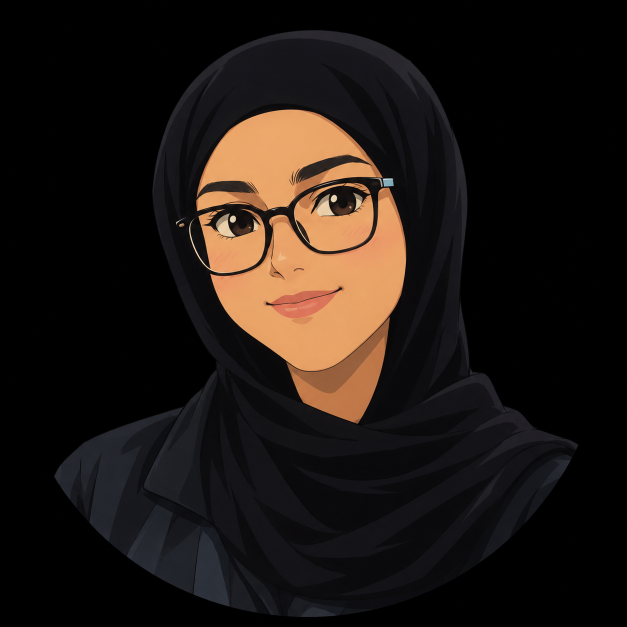
#> input picture assets/source/portrait.png, 1254 x 1254 px (shown at 1/2 size)
$ python dotify.py ../assets/source/portrait.png
#> lines starting #> are read from the running program, lines starting #| are printed output that depends on the picture
#!/usr/bin/env python3
"""
dotify.py - turn a photo into dot-matrix / binary-grid art as an SVG.

Usage
-----
    python scripts/dotify.py me.jpg -o assets/portrait
    python scripts/dotify.py me.jpg -o assets/portrait --mode binary --cols 64
    python scripts/dotify.py me.jpg -o assets/portrait --circle --animate --color

Writes <out>-dark.svg and <out>-light.svg so the README can swap them with
<picture> + prefers-color-scheme. Also writes <out>.txt for the text modes.

Modes
-----
  dots    halftone: one circle per cell, radius scales with brightness
  binary  a grid of 0/1 glyphs, opacity scales with brightness
  ascii   plain ASCII ramp -> .txt (paste inside a ``` code block)
  braille unicode braille blocks -> .txt (4x denser than ascii)
"""

from __future__ import annotations

import argparse
import math
import sys
from pathlib import Path

try:
    from PIL import Image, ImageChops, ImageEnhance, ImageFilter, ImageOps
except ImportError:  # pragma: no cover
    sys.exit("Pillow is required:  python -m pip install Pillow")


# --------------------------------------------------------------------------- #
# themes
# --------------------------------------------------------------------------- #

THEMES = {
    # name: (foreground, dim-foreground, background-or-None)
    "dark": ("#d98eff", "#8c52ff", None),
    "light": ("#4a3d7a", "#a99be0", None),
}

ASCII_RAMP = "@%#*+=-:. "  # dark -> light
BRAILLE_BASE = 0x2800
# bit order for a 2x4 braille cell: (col, row) -> dot bit
BRAILLE_BITS = [[0x01, 0x08], [0x02, 0x10], [0x04, 0x20], [0x40, 0x80]]


# --------------------------------------------------------------------------- #
# image prep
# --------------------------------------------------------------------------- #


# [11 lines left out: function square_crop, not called in this run]


def load_grid(path: Path, cols: int, contrast: float, gamma: float,
              cell_aspect: float, square: bool = False,
              focus: tuple[float, float] = (0.5, 0.5),
              equalize: bool = False, detail: float = 0.0):
    """Return (width, height, lum[y][x] in 0..1, rgb[y][x]).

    If the source has an alpha channel it is treated as a subject cutout: the
    image is flattened onto black, and the mask is carried through so nothing
    is ever drawn outside the subject and so `equalize` only measures the
    subject's own histogram rather than a huge empty background.
    """
#> called with cols = 88, contrast = 1.25, gamma = 1, cell_aspect = 1, square = False, focus = (0.5, 0.5), equalize = False, detail = 0
    img = ImageOps.exif_transpose(Image.open(path))
#> img is the input picture: PIL image 1254x1254 RGB; mean R, G, B 30.3, 22.9, 18.7

    mask = None
    if img.mode in ("RGBA", "LA", "P"):
        img = img.convert("RGBA")
        if img.split()[3].getextrema()[0] < 250:  # a real cutout, not a stray channel
            mask = img.split()[3]
        flat = Image.new("RGBA", img.size, (0, 0, 0, 255))
        flat.alpha_composite(img)
        img = flat
    img = img.convert("RGB")

    if square:
        img = square_crop(img, *focus)
        if mask is not None:
            mask = square_crop(mask, *focus)

    gray = img.convert("L")
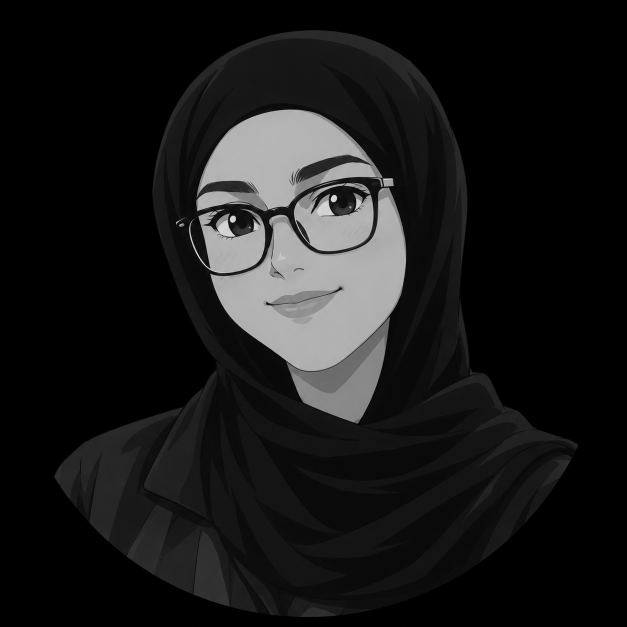
#> gray: PIL image 1254x1254 L (shown at 1/2 size); min 0, max 243, mean 24.6

    # A lit face against near-black hair spans a far wider range than the ~10
    # tones a dot ramp can show. Equalising against the subject's own histogram
    # buys back the shadow detail; the unsharp pass puts local facial structure
    # back on top of the flattened result.
    if equalize:
        binmask = mask.point(lambda v: 255 if v > 127 else 0) if mask else None
        gray = ImageOps.equalize(gray, mask=binmask)
    if detail > 0:
        radius = max(2, round(min(img.size) / 52))
        gray = gray.filter(ImageFilter.UnsharpMask(
            radius=radius, percent=round(detail * 100), threshold=0))
    if contrast != 1.0:
        gray = ImageEnhance.Contrast(gray).enhance(contrast)
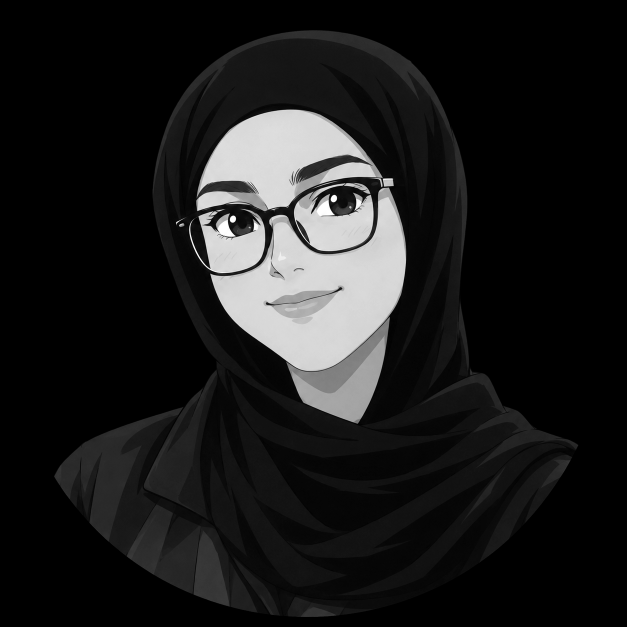
#> gray: PIL image 1254x1254 L (shown at 1/2 size); min 0, max 255, mean 27.6
        img = ImageEnhance.Contrast(img).enhance(contrast)
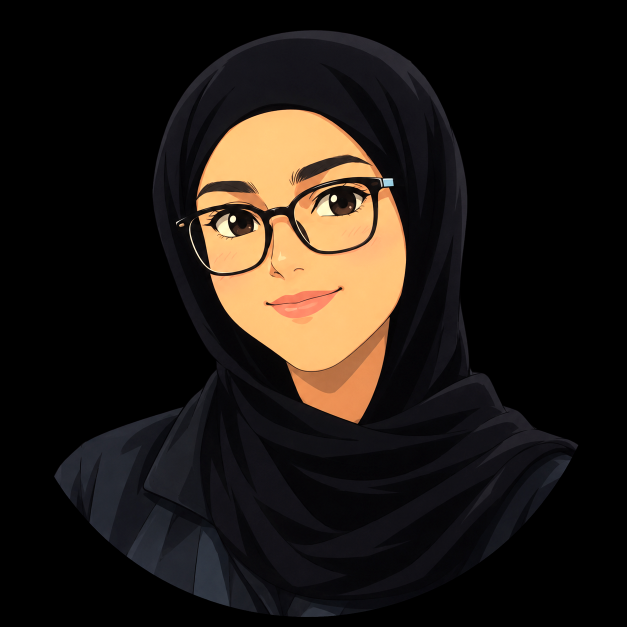
#> img: PIL image 1254x1254 RGB (shown at 1/2 size); mean R, G, B 32.2, 25.4, 20.2

    w, h = img.size
#> w = 1254; h = 1254
    # cell_aspect is cell width / cell height: 1.0 for square dot cells,
    # ~0.5 for monospace glyphs (which are about twice as tall as they are wide)
    rows = max(1, round(cols * (h / w) * cell_aspect))
#> rows = 88
    small_g = gray.resize((cols, rows), Image.Resampling.LANCZOS)
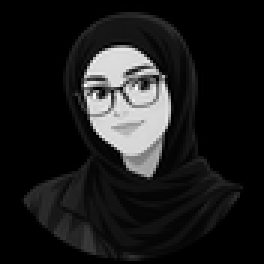
#> small_g: PIL image 88x88 L (shown 3 times larger); min 0, max 255, mean 27.7
    if mask is not None:
        small_m = mask.resize((cols, rows), Image.Resampling.LANCZOS)
        small_g = ImageChops.multiply(small_g, small_m)
    else:
        small_m = None
    small_c = img.resize((cols, rows), Image.Resampling.LANCZOS)
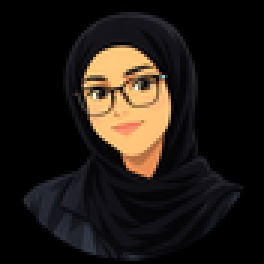
#> small_c: PIL image 88x88 RGB (shown 3 times larger); mean R, G, B 32.1, 25.5, 20.2

    gp, cp = small_g.load(), small_c.load()
    mp = small_m.load() if small_m is not None else None
    rgb, lum, msk = [], [], []
    for y in range(rows):
        rgb_row, lum_row, msk_row = [], [], []
        for x in range(cols):
            rgb_row.append(cp[x, y])
            v = gp[x, y] / 255.0
            lum_row.append(min(1.0, max(0.0, v ** gamma)))
            msk_row.append(mp[x, y] / 255.0 if mp is not None else 1.0)
        rgb.append(rgb_row)
        lum.append(lum_row)
        msk.append(msk_row)
#> after the loop, lum = 88 items; msk = 88 items; rgb = 88 items
    return cols, rows, lum, rgb, msk


# [10 lines left out: function circle_falloff, not called in this run]


# --------------------------------------------------------------------------- #
# svg builders
# --------------------------------------------------------------------------- #

def svg_header(w, h, rows, opts):
    css = []

    if opts.animate:
        # slow shimmer sweeping across the columns, staggered by lane
        css.append("@keyframes dp{0%,100%{opacity:.45}50%{opacity:1}}")
        css.append(f".d{{animation:dp {opts.duration}s ease-in-out infinite}}")
        css += [f".l{i}{{animation-delay:{i / opts.lanes * opts.duration:.2f}s}}"
                for i in range(opts.lanes)]

    if opts.reveal:
        # Row-by-row load-in. The animation goes on a <g> wrapping each row
        # rather than on the dots themselves: group opacity MULTIPLIES with the
        # children's own opacity, so binary mode keeps its per-glyph tone
        # instead of having it overwritten, and it is one class per row rather
        # than one per dot.
        step = opts.reveal_time / max(rows - 1, 1)
        css.append("@keyframes rv{from{opacity:0}to{opacity:1}}")
        css.append(f".rw{{animation:rv {opts.reveal_fade}s ease-out both}}")
        css += [
            f".r{y}{{animation-delay:{(rows - 1 - y if opts.reveal_dir == 'up' else y) * step:.3f}s}}"
            for y in range(rows)
        ]

    style = f"<style>{''.join(css)}</style>" if css else ""
    bgrect = f'<rect width="100%" height="100%" fill="{opts.bg}"/>' if opts.bg else ""
    pad = opts.pad
    return (
        f'<svg xmlns="http://www.w3.org/2000/svg" '
        f'viewBox="0 0 {w + 2 * pad} {h + 2 * pad}" '
        f'width="{w + 2 * pad}" height="{h + 2 * pad}" role="img" '
        f'aria-label="dot-matrix portrait">{style}{bgrect}'
        f'<g transform="translate({pad},{pad})">'
    )


def build_dots(cols, rows, lum, rgb, msk, theme, opts):
    fg, dim, _ = THEMES[theme]
    cell = opts.cell
    max_r = cell * 0.5 * opts.dot_scale
    lanes = opts.lanes
    # On a light background the same luminance-sized dots read as a photographic
    # negative (highlights become the densest dots). Inverting only the light
    # theme turns it into an ink-on-paper stipple: shadows/hair draw as dots,
    # highlights fall away to white. The mask keeps the background empty.
    eff_invert = opts.invert ^ (theme == "light")
    out = []
    for y in range(rows):
        row = []
        for x in range(cols):
            v = lum[y][x]
            if eff_invert:
                if msk[y][x] < 0.5:
                    continue
                v = 1 - v
            if opts.circle:
                v *= circle_falloff(x, y, cols, rows)
            if v < opts.floor:
                continue
            r = max_r * (v ** 0.85)
            if r < 0.18:
                continue
            cx = x * cell + cell / 2
            cy = y * cell + cell / 2
            if opts.color:
                cr, cg, cb = rgb[y][x]
                fill = f"#{cr:02x}{cg:02x}{cb:02x}"
            else:
                fill = fg if v > 0.42 else dim
            cls = f' class="d l{x % lanes}"' if opts.animate else ""
            row.append(
                f'<circle cx="{cx:.1f}" cy="{cy:.1f}" r="{r:.2f}" fill="{fill}"{cls}/>'
            )
        if not row:
            continue
        if opts.reveal:
            out.append(f'<g class="rw r{y}">{"".join(row)}</g>')
        else:
            out += row
    return "".join(out), cols * cell, rows * cell


# [80 lines left out: functions build_binary, build_ascii, build_braille, not called in this run]


# --------------------------------------------------------------------------- #
# main
# --------------------------------------------------------------------------- #


def main(argv=None):
    p = argparse.ArgumentParser(description=__doc__,
                                formatter_class=argparse.RawDescriptionHelpFormatter)
    p.add_argument("image", type=Path, help="source photo (jpg/png/webp)")
    p.add_argument("-o", "--out", type=Path, default=Path("assets/portrait"),
                   help="output path WITHOUT extension (default: assets/portrait)")
    p.add_argument("--mode", choices=("dots", "binary", "ascii", "braille"),
                   default="dots")
    p.add_argument("--cols", type=int, default=88, help="dots across (default 88)")
    p.add_argument("--cell", type=float, default=10.0, help="SVG units per cell")
    p.add_argument("--dot-scale", type=float, default=0.92,
                   help="max dot diameter as a fraction of the cell")
    p.add_argument("--gamma", type=float, default=1.0,
                   help="<1 brightens midtones, >1 darkens them")
    p.add_argument("--contrast", type=float, default=1.25)
    p.add_argument("--equalize", action="store_true",
                   help="equalise against the subject's own histogram — the fix "
                        "for a lit face against dark hair losing all shadow detail")
    p.add_argument("--detail", type=float, default=0.0, metavar="N",
                   help="local-contrast boost, 0-1.5. Puts facial structure back "
                        "after --equalize flattens it; 0.5 is a good start")
    p.add_argument("--floor", type=float, default=0.06,
                   help="drop cells dimmer than this (keeps the file small)")
    p.add_argument("--threshold", type=float, default=0.45,
                   help="on/off cutoff for braille mode")
    p.add_argument("--cell-aspect", type=float, default=1.0,
                   help="cell width/height; use 0.5 for ascii mode")
    p.add_argument("--square", action="store_true",
                   help="crop to 1:1 before converting")
    p.add_argument("--focus", default="0.5,0.5", metavar="X,Y",
                   help="focus point for --square as fractions of width,height "
                        "(default 0.5,0.5; use e.g. 0.55,0.42 to centre a face "
                        "sitting right of and above the middle)")
    p.add_argument("--invert", action="store_true",
                   help="big dots on DARK areas instead of light ones")
    p.add_argument("--circle", action="store_true",
                   help="mask to a circle (avatar style)")
    p.add_argument("--color", action="store_true",
                   help="tint each dot with the source pixel colour")
    p.add_argument("--animate", action="store_true",
                   help="add a slow shimmer sweeping across the columns")
    p.add_argument("--lanes", type=int, default=14, help="shimmer stagger groups")
    p.add_argument("--duration", type=float, default=4.0, help="shimmer seconds")
    p.add_argument("--reveal", action="store_true",
                   help="draw the image in row by row on load, like a slow scan")
    p.add_argument("--reveal-time", type=float, default=2.5, metavar="SEC",
                   help="how long the full top-to-bottom sweep takes (default 2.5)")
    p.add_argument("--reveal-fade", type=float, default=0.45, metavar="SEC",
                   help="how long one row takes to fade in (default 0.45)")
    p.add_argument("--reveal-dir", choices=("down", "up"), default="down",
                   help="sweep direction (default down)")
    p.add_argument("--pad", type=float, default=8.0)
    p.add_argument("--bg", default="", help="optional background colour")
    args = p.parse_args(argv)

    if args.mode == "ascii" and args.cell_aspect == 1.0:
        args.cell_aspect = 0.5  # monospace glyphs are ~2:1

    if not args.image.exists():
        sys.exit(f"no such image: {args.image}")

    try:
        fx, fy = (float(v) for v in args.focus.split(","))
    except ValueError:
        sys.exit(f"--focus wants two numbers like 0.55,0.42 (got {args.focus!r})")

    args.out.parent.mkdir(parents=True, exist_ok=True)
    cols, rows, lum, rgb, msk = load_grid(args.image, args.cols, args.contrast,
                                     args.gamma, args.cell_aspect,
                                     args.square, (fx, fy),
                                     args.equalize, args.detail)
#> cols = 88; rows = 88; lum = 88 items; rgb = 88 items; msk = 88 items

    if args.mode in ("ascii", "braille"):
        text = (build_ascii if args.mode == "ascii" else build_braille)(
            cols, rows, lum, args)
        txt = args.out.with_suffix(".txt")
        txt.write_text(text, encoding="utf-8")
        print(f"wrote {txt}  ({cols}x{rows} cells)")
        return

    builder = build_dots if args.mode == "dots" else build_binary
    # In --color mode the dot fills come from the photo, so the light and dark
    # renders would be byte-identical. Emit one theme-neutral file instead.
    themes = ("dark",) if args.color else ("dark", "light")
    for theme in themes:
        body, w, h = builder(cols, rows, lum, rgb, msk, theme, args)
        svg = svg_header(w, h, rows, args) + body + "</g></svg>"
        stem = args.out.name if args.color else f"{args.out.name}-{theme}"
        dest = args.out.with_name(f"{stem}.svg")
        dest.write_text(svg, encoding="utf-8")
        print(f"wrote {dest}  ({len(svg) / 1024:.0f} KB, {cols}x{rows} cells)")
#> this loop made 2 passes
#> (w, h) on passes 1 to 2: (880, 880), (880, 880)
#| wrote assets/portrait-dark.svg  (131 KB, 88x88 cells)
#| wrote assets/portrait-light.svg  (414 KB, 88x88 cells)


if __name__ == "__main__":
    main()
